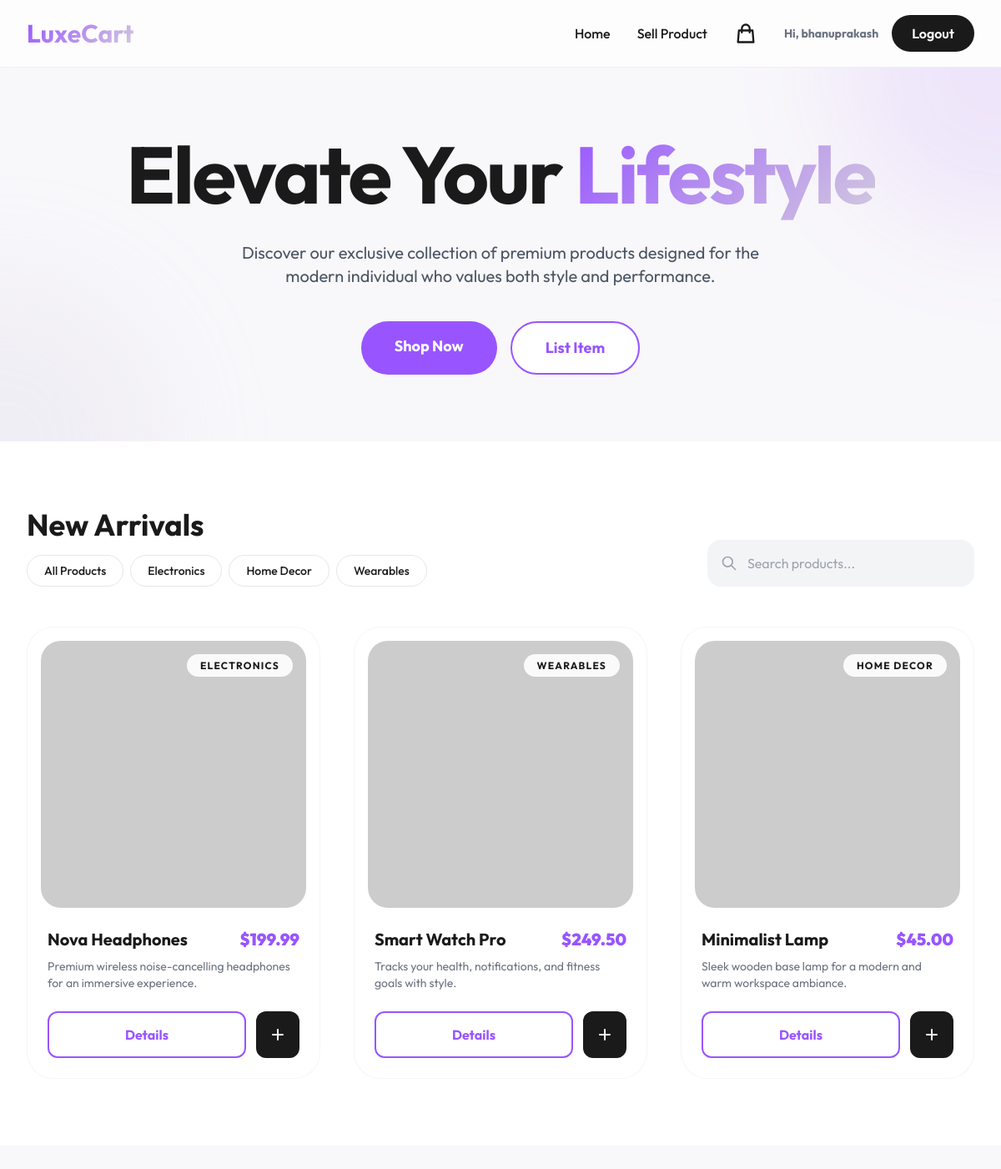
The page / (signed in) on the database its author committed.
### models.py (models this page shows)
class ProductModel(db.Model):
    __tablename__ = 'products'
    id = db.Column(db.Integer, primary_key=True)
    name = db.Column(db.String(100), nullable=False)
    description = db.Column(db.Text, nullable=False)
    price = db.Column(db.Float, nullable=False)
    category = db.Column(db.String(50), nullable=False)
    image_base64 = db.Column(db.Text, nullable=True) # Storing image as Base64 string
    created_at = db.Column(db.DateTime, default=datetime.utcnow)

### app.py (the view)
@app.route('/')
def home():
    cat = request.args.get('category')
    search = request.args.get('search')
    query = ProductModel.query
    if cat:
        query = query.filter_by(category=cat)
    if search:
        query = query.filter(ProductModel.name.ilike(f'%{search}%'))
    display_products = query.all()
    categories = sorted(list(set(p.category for p in ProductModel.query.all())))
    return render_template('home.html', products=display_products, categories=categories, cart_count=len(session.get('cart', [])), username=session.get('username'))

### templates/home.html (shortened to what this page needs)
{% extends "layout.html" %}
{% block content %}
<section class="relative py-20 overflow-hidden">
    <div class="max-w-7xl mx-auto px-4 sm:px-6 lg:px-8 relative z-10">
        <div class="text-center">
            <h1 class="text-6xl md:text-8xl font-bold tracking-tight mb-8">
                Elevate Your <span class="gradient-text">Lifestyle</span>
            </h1>
            <p class="text-xl text-gray-600 mb-10 max-w-2xl mx-auto">
                Discover our exclusive collection of premium products designed for the modern individual who values both style and performance.
            </p>
            <div class="flex justify-center gap-4">
                <a href="#products" class="btn-primary text-white px-10 py-4 rounded-full font-bold text-lg">Shop Now</a>
                <a href="/upload" class="bg-white border-2 border-primary text-primary px-10 py-4 rounded-full font-bold text-lg hover:bg-secondary/20 transition-all">List Item</a>
            </div>
        </div>
    </div>
    <div class="absolute top-0 right-0 -translate-y-1/2 translate-x-1/2 w-96 h-96 bg-primary/10 rounded-full blur-3xl"></div>
    <div class="absolute bottom-0 left-0 translate-y-1/2 -translate-x-1/2 w-96 h-96 bg-secondary/20 rounded-full blur-3xl"></div>
</section>
<section id="products" class="py-20 bg-white">
    <div class="max-w-7xl mx-auto px-4 sm:px-6 lg:px-8">
        <div class="flex flex-col md:flex-row justify-between items-end mb-12 gap-6">
            <div>
                <h2 class="text-4xl font-bold mb-4">New Arrivals</h2>
                <div class="flex flex-wrap gap-2">
                    <a href="/" class="px-5 py-2 rounded-full border border-gray-200 hover:border-primary hover:text-primary transition-all text-sm font-medium">All Products</a>
                    {% for cat in categories %}
                    <a href="/?category={{ cat }}" class="px-5 py-2 rounded-full border border-gray-200 hover:border-primary hover:text-primary transition-all text-sm font-medium">{{ cat }}</a>
                    {% endfor %}
                </div>
            </div>
            <form action="/" method="GET" class="w-full md:w-auto relative">
                <input type="text" name="search" placeholder="Search products..." class="w-full md:w-80 pl-12 pr-6 py-4 rounded-2xl bg-gray-100 focus:outline-none focus:ring-2 focus:ring-primary/50 transition-all border-none">
                <svg class="w-5 h-5 absolute left-4 top-1/2 -translate-y-1/2 text-gray-400" fill="none" stroke="currentColor" viewBox="0 0 24 24">
                    <path stroke-linecap="round" stroke-linejoin="round" stroke-width="2" d="M21 21l-6-6m2-5a7 7 0 11-14 0 7 7 0 0114 0z"></path>
                </svg>
            </form>
        </div>
        <div class="grid grid-cols-1 sm:grid-cols-2 lg:grid-cols-3 gap-10">
            {% for product in products %}
            <div class="card-hover group bg-white rounded-[2rem] overflow-hidden border border-secondary/20 p-4">
                <div class="relative h-80 rounded-[1.5rem] overflow-hidden mb-6">
                    <img src="{{ product.image_base64 or 'https://via.placeholder.com/500' }}" alt="{{ product.name }}" class="w-full h-full object-cover group-hover:scale-110 transition-transform duration-700">
                    <div class="absolute top-4 right-4">
                        <span class="bg-white/90 backdrop-blur px-4 py-1.5 rounded-full text-xs font-bold uppercase tracking-widest">{{ product.category }}</span>
                    </div>
                </div>
                <div class="px-2 pb-2">
                    <div class="flex justify-between items-start mb-2">
                        <h3 class="text-xl font-bold">{{ product.name }}</h3>
                        <span class="text-xl font-black text-primary">${{ "{:,.2f}".format(product.price) }}</span>
                    </div>
                    <p class="text-gray-500 text-sm mb-6 line-clamp-2">{{ product.description }}</p>
                    <div class="flex gap-3">
                        <a href="/product/{{ product.id }}" class="flex-1 text-center py-3.5 rounded-xl border-2 border-primary text-primary font-bold hover:bg-primary hover:text-white transition-all">Details</a>
                        <button onclick="addToCart('{{ product.id }}')" class="bg-dark text-white p-3.5 rounded-xl hover:bg-primary transition-all">
                            <svg class="w-6 h-6" fill="none" stroke="currentColor" viewBox="0 0 24 24">
                                <path stroke-linecap="round" stroke-linejoin="round" stroke-width="2" d="M12 6v6m0 0v6m0-6h6m-6 0H6"></path>
                            </svg>
                        </button>
                    </div>
                </div>
            </div>
            {% endfor %}
        </div>
    </div>
</section>
{% endblock %}

### templates/layout.html (style rules this page uses)
body { font-family: 'Outfit', sans-serif; background-color: #F8F7FA; }
.gradient-text { background: linear-gradient(135deg, #9855FF 0%, #D3CBDE 100%); -webkit-background-clip: text; -webkit-text-fill-color: transparent; }
.btn-primary { background: #9855FF; transition: all 0.3s ease; }
.card-hover { transition: all 0.3s cubic-bezier(0.4, 0, 0.2, 1); }

### rows shown on the page
ProductModel: category "Electronics", category "ELECTRONICS", name "Nova Headphones", price "199.99", description "Premium wireless noise-cancelling headphones for an immersive experience."
ProductModel: category "Home Decor", category "HOME DECOR", name "Minimalist Lamp", price "45.00", description "Sleek wooden base lamp for a modern and warm workspace ambiance."
ProductModel: category "Wearables", category "WEARABLES", name "Smart Watch Pro", price "249.50", description "Tracks your health, notifications, and fitness goals with style."

### other values the page prints
{{ username }} "bhanuprakash"
